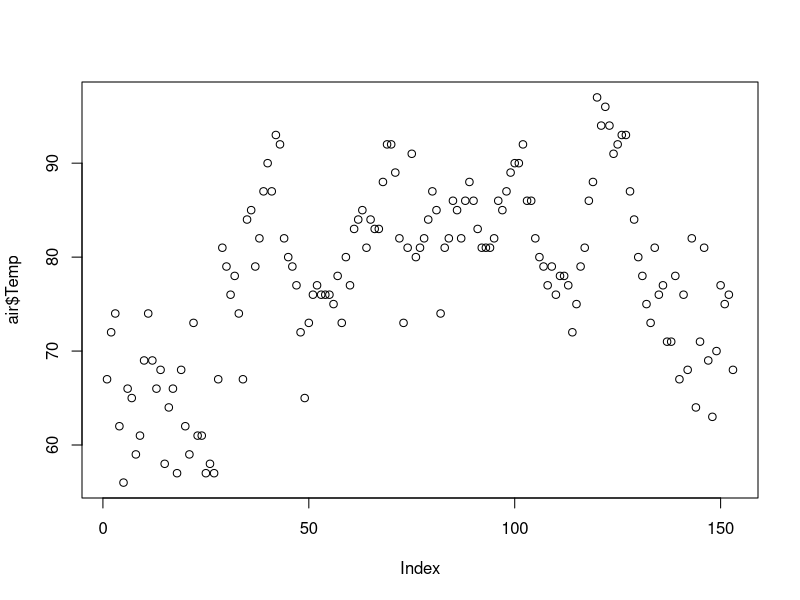
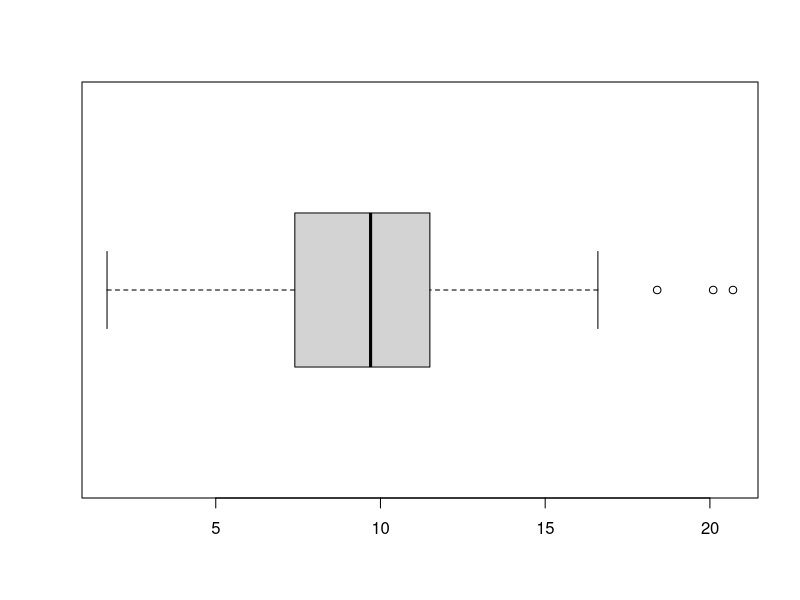

The R source for these figures, in order:
## ---- chunk 1
knitr::opts_chunk$set(echo = TRUE)
## ---- chunk 2
library(datasets)
air <- airquality
## ---- chunk 3
class(air)

## ---- chunk 4
head(air, 10)
tail(air,5)
## ---- chunk 5
dim(air)
names(air)
## ---- chunk 6
str(air)
summary(air)
## ---- chunk 7
library(dplyr)
glimpse(air)

library(psych)
describe(air)
## ---- chunk 8
plot(air$Temp)

## ---- chunk 9
boxplot(air$Wind, horizontal=T)

## ---- chunk 10
sessionInfo()
save(list = ls(), file = "01_Intro_all.Rdata")
